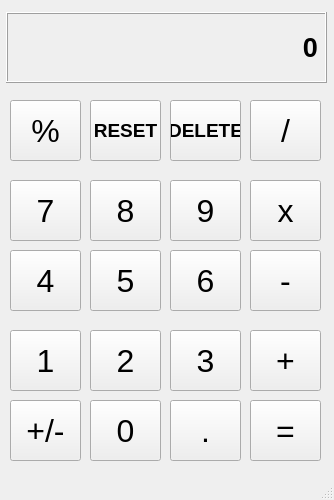
<?xml version="1.0" encoding="UTF-8"?>
<ui version="4.0">
 <class>MainWindow</class>
 <widget class="QMainWindow" name="MainWindow">
  <property name="geometry">
   <rect>
    <x>0</x>
    <y>0</y>
    <width>334</width>
    <height>500</height>
   </rect>
  </property>
  <property name="windowTitle">
   <string>MainWindow</string>
  </property>
  <widget class="QWidget" name="centralwidget">
   <widget class="QLabel" name="Outputlabel">
    <property name="geometry">
     <rect>
      <x>6</x>
      <y>12</y>
      <width>321</width>
      <height>71</height>
     </rect>
    </property>
    <property name="font">
     <font>
      <family>Segoe UI</family>
      <pointsize>20</pointsize>
      <weight>75</weight>
      <bold>true</bold>
     </font>
    </property>
    <property name="frameShape">
     <enum>QFrame::Box</enum>
    </property>
    <property name="frameShadow">
     <enum>QFrame::Raised</enum>
    </property>
    <property name="text">
     <string>0</string>
    </property>
    <property name="alignment">
     <set>Qt::AlignRight|Qt::AlignTrailing|Qt::AlignVCenter</set>
    </property>
    <property name="margin">
     <number>14</number>
    </property>
   </widget>
   <widget class="QPushButton" name="percent">
    <property name="geometry">
     <rect>
      <x>10</x>
      <y>100</y>
      <width>71</width>
      <height>61</height>
     </rect>
    </property>
    <property name="font">
     <font>
      <family>Segoe UI</family>
      <pointsize>24</pointsize>
     </font>
    </property>
    <property name="text">
     <string>%</string>
    </property>
   </widget>
   <widget class="QPushButton" name="reset">
    <property name="geometry">
     <rect>
      <x>90</x>
      <y>100</y>
      <width>71</width>
      <height>61</height>
     </rect>
    </property>
    <property name="font">
     <font>
      <family>Segoe UI</family>
      <pointsize>14</pointsize>
      <weight>75</weight>
      <bold>true</bold>
     </font>
    </property>
    <property name="text">
     <string>RESET</string>
    </property>
   </widget>
   <widget class="QPushButton" name="divide">
    <property name="geometry">
     <rect>
      <x>250</x>
      <y>100</y>
      <width>71</width>
      <height>61</height>
     </rect>
    </property>
    <property name="font">
     <font>
      <family>Segoe UI</family>
      <pointsize>24</pointsize>
     </font>
    </property>
    <property name="text">
     <string>/</string>
    </property>
   </widget>
   <widget class="QPushButton" name="delete_2">
    <property name="geometry">
     <rect>
      <x>170</x>
      <y>100</y>
      <width>71</width>
      <height>61</height>
     </rect>
    </property>
    <property name="font">
     <font>
      <family>Segoe UI</family>
      <pointsize>14</pointsize>
      <weight>75</weight>
      <bold>true</bold>
     </font>
    </property>
    <property name="text">
     <string>DELETE</string>
    </property>
   </widget>
   <widget class="QPushButton" name="seven">
    <property name="geometry">
     <rect>
      <x>10</x>
      <y>180</y>
      <width>71</width>
      <height>61</height>
     </rect>
    </property>
    <property name="font">
     <font>
      <family>Segoe UI</family>
      <pointsize>24</pointsize>
     </font>
    </property>
    <property name="text">
     <string>7</string>
    </property>
   </widget>
   <widget class="QPushButton" name="eight">
    <property name="geometry">
     <rect>
      <x>90</x>
      <y>180</y>
      <width>71</width>
      <height>61</height>
     </rect>
    </property>
    <property name="font">
     <font>
      <family>Segoe UI</family>
      <pointsize>24</pointsize>
     </font>
    </property>
    <property name="text">
     <string>8</string>
    </property>
   </widget>
   <widget class="QPushButton" name="nine">
    <property name="geometry">
     <rect>
      <x>170</x>
      <y>180</y>
      <width>71</width>
      <height>61</height>
     </rect>
    </property>
    <property name="font">
     <font>
      <family>Segoe UI</family>
      <pointsize>24</pointsize>
     </font>
    </property>
    <property name="text">
     <string>9</string>
    </property>
   </widget>
   <widget class="QPushButton" name="multiply">
    <property name="geometry">
     <rect>
      <x>250</x>
      <y>180</y>
      <width>71</width>
      <height>61</height>
     </rect>
    </property>
    <property name="font">
     <font>
      <family>Segoe UI</family>
      <pointsize>24</pointsize>
     </font>
    </property>
    <property name="text">
     <string>x</string>
    </property>
   </widget>
   <widget class="QPushButton" name="four">
    <property name="geometry">
     <rect>
      <x>10</x>
      <y>250</y>
      <width>71</width>
      <height>61</height>
     </rect>
    </property>
    <property name="font">
     <font>
      <family>Segoe UI</family>
      <pointsize>24</pointsize>
     </font>
    </property>
    <property name="text">
     <string>4</string>
    </property>
   </widget>
   <widget class="QPushButton" name="five">
    <property name="geometry">
     <rect>
      <x>90</x>
      <y>250</y>
      <width>71</width>
      <height>61</height>
     </rect>
    </property>
    <property name="font">
     <font>
      <family>Segoe UI</family>
      <pointsize>24</pointsize>
     </font>
    </property>
    <property name="text">
     <string>5</string>
    </property>
   </widget>
   <widget class="QPushButton" name="six">
    <property name="geometry">
     <rect>
      <x>170</x>
      <y>250</y>
      <width>71</width>
      <height>61</height>
     </rect>
    </property>
    <property name="font">
     <font>
      <family>Segoe UI</family>
      <pointsize>24</pointsize>
     </font>
    </property>
    <property name="text">
     <string>6</string>
    </property>
   </widget>
   <widget class="QPushButton" name="minus">
    <property name="geometry">
     <rect>
      <x>250</x>
      <y>250</y>
      <width>71</width>
      <height>61</height>
     </rect>
    </property>
    <property name="font">
     <font>
      <family>Segoe UI</family>
      <pointsize>24</pointsize>
     </font>
    </property>
    <property name="text">
     <string>-</string>
    </property>
   </widget>
   <widget class="QPushButton" name="one">
    <property name="geometry">
     <rect>
      <x>10</x>
      <y>330</y>
      <width>71</width>
      <height>61</height>
     </rect>
    </property>
    <property name="font">
     <font>
      <family>Segoe UI</family>
      <pointsize>24</pointsize>
     </font>
    </property>
    <property name="text">
     <string>1</string>
    </property>
   </widget>
   <widget class="QPushButton" name="two">
    <property name="geometry">
     <rect>
      <x>90</x>
      <y>330</y>
      <width>71</width>
      <height>61</height>
     </rect>
    </property>
    <property name="font">
     <font>
      <family>Segoe UI</family>
      <pointsize>24</pointsize>
     </font>
    </property>
    <property name="text">
     <string>2</string>
    </property>
   </widget>
   <widget class="QPushButton" name="three">
    <property name="geometry">
     <rect>
      <x>170</x>
      <y>330</y>
      <width>71</width>
      <height>61</height>
     </rect>
    </property>
    <property name="font">
     <font>
      <family>Segoe UI</family>
      <pointsize>24</pointsize>
     </font>
    </property>
    <property name="text">
     <string>3</string>
    </property>
   </widget>
   <widget class="QPushButton" name="plus">
    <property name="geometry">
     <rect>
      <x>250</x>
      <y>330</y>
      <width>71</width>
      <height>61</height>
     </rect>
    </property>
    <property name="font">
     <font>
      <family>Segoe UI</family>
      <pointsize>24</pointsize>
     </font>
    </property>
    <property name="text">
     <string>+</string>
    </property>
   </widget>
   <widget class="QPushButton" name="plus_or_minus">
    <property name="geometry">
     <rect>
      <x>10</x>
      <y>400</y>
      <width>71</width>
      <height>61</height>
     </rect>
    </property>
    <property name="font">
     <font>
      <family>Segoe UI</family>
      <pointsize>24</pointsize>
     </font>
    </property>
    <property name="text">
     <string>+/-</string>
    </property>
   </widget>
   <widget class="QPushButton" name="zero">
    <property name="geometry">
     <rect>
      <x>90</x>
      <y>400</y>
      <width>71</width>
      <height>61</height>
     </rect>
    </property>
    <property name="font">
     <font>
      <family>Segoe UI</family>
      <pointsize>24</pointsize>
     </font>
    </property>
    <property name="text">
     <string>0</string>
    </property>
   </widget>
   <widget class="QPushButton" name="dot">
    <property name="geometry">
     <rect>
      <x>170</x>
      <y>400</y>
      <width>71</width>
      <height>61</height>
     </rect>
    </property>
    <property name="font">
     <font>
      <family>Segoe UI</family>
      <pointsize>24</pointsize>
     </font>
    </property>
    <property name="text">
     <string>.</string>
    </property>
   </widget>
   <widget class="QPushButton" name="equalsTo">
    <property name="geometry">
     <rect>
      <x>250</x>
      <y>400</y>
      <width>71</width>
      <height>61</height>
     </rect>
    </property>
    <property name="font">
     <font>
      <family>Segoe UI</family>
      <pointsize>24</pointsize>
     </font>
    </property>
    <property name="text">
     <string>=</string>
    </property>
   </widget>
  </widget>
  <widget class="QMenuBar" name="menubar">
   <property name="geometry">
    <rect>
     <x>0</x>
     <y>0</y>
     <width>334</width>
     <height>21</height>
    </rect>
   </property>
  </widget>
  <widget class="QStatusBar" name="statusbar"/>
 </widget>
 <resources/>
 <connections/>
</ui>
